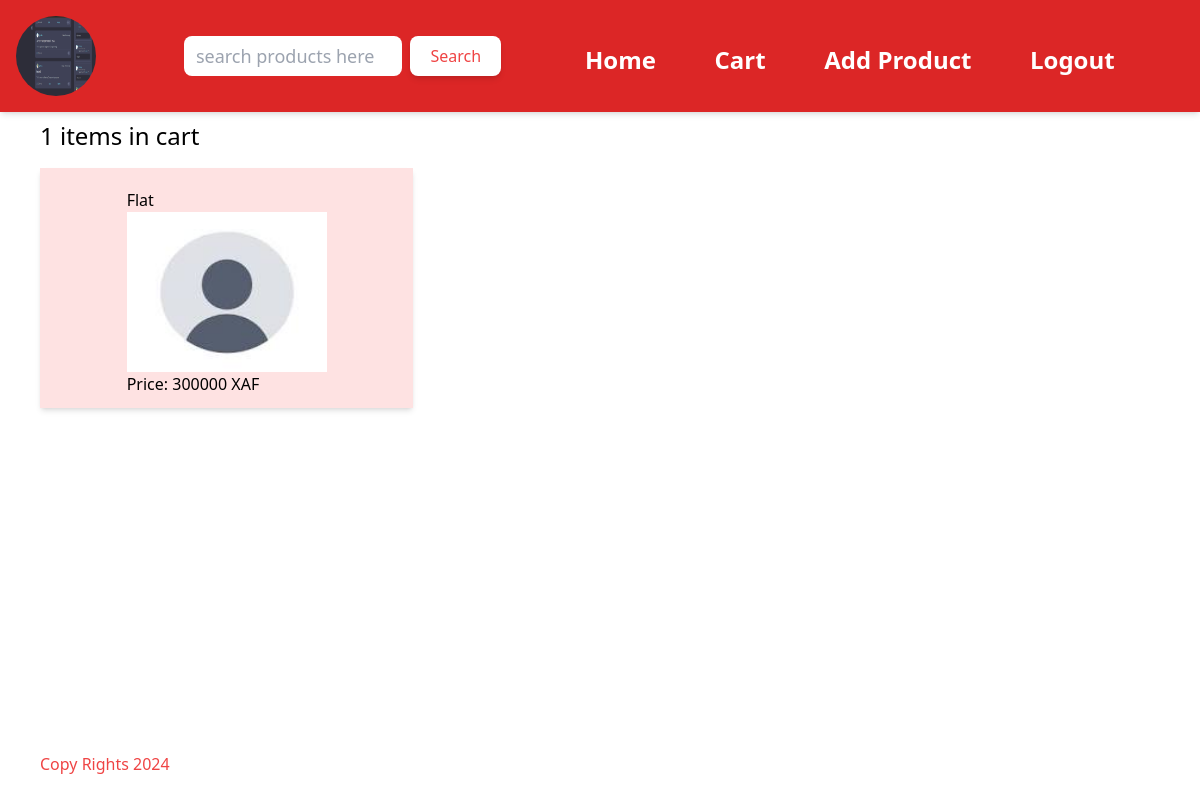
The app's page /cart (signed in), older data.
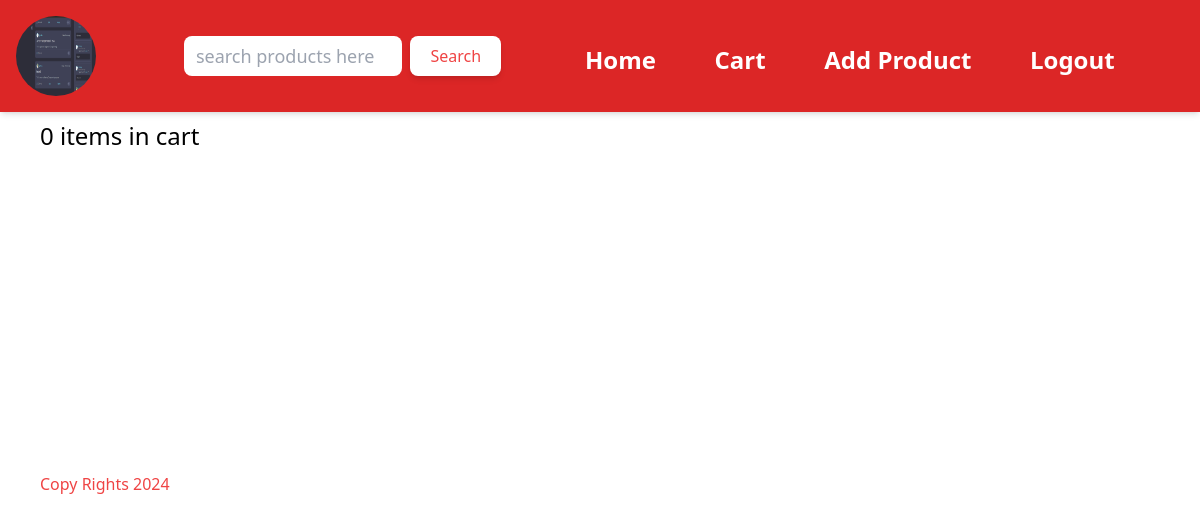
The same page, newer data.
### shop/models.py (models this page shows, shortened)
class Cart(models.Model):
    user = models.ForeignKey(User, on_delete=models.CASCADE)
    product = models.ForeignKey(Product, on_delete=models.CASCADE)
    updated = models.DateTimeField(auto_now=True)
    created = models.DateTimeField(auto_now_add=True)
    class Meta:
        ordering = ['-updated','-created']

class Product(models.Model):
    name = models.CharField(max_length=200)
    description = models.TextField(null=True)
    image = models.ImageField(upload_to="images", null=True)
    price = models.PositiveIntegerField()
    seller = models.ForeignKey(User, on_delete=models.CASCADE)
    category = models.ForeignKey(Category, on_delete=models.CASCADE)
    updated = models.DateTimeField(auto_now=True)
    created = models.DateTimeField(auto_now_add=True)
    class Meta:
        ordering = ['-updated','-created']

### shop/views.py (the view)
# urls.py: path('cart', views.viewCart, name="cart"),
@login_required(login_url='login')
def viewCart(request):
    cart = Cart.objects.filter(user = request.user)
    context = {'cart':cart}
    return render(request, 'shop/cart.html', context)

### shop/templates/shop/cart.html
{% extends 'shop/main.html' %}
{% block content %}
<main class="mt-32 md:mt-20">
    <div>
        <h3 class="text-2xl font-medium">{{cart.count}} items in cart</h3>
    </div>
    <div>
        {% for item in cart %}
        <a href="{% url 'product-details' item.product.id %}"class="shadow-md bg-red-100 mt-4 flex justify-center items-center md:w-1/3" >
            <div class=" p-5 h-60 w-60 ">
                <p class="font-medium"> {{item.product.name|capfirst}}</p>
                <img src="{{item.product.image.url}}" alt="Product image"  class=" w-full md:w-[300px] h-[80%]"/>
                <p>Price: {{item.product.price}} XAF</p>
            </div>
        </a>
        <br>
        {% endfor %}
    </div>
</main>
{% endblock %}

Row changes from the older to the newer data that the page shows:
removed Cart: product.name "Flat", product.image (picture), product.price "300000"
Text that changed along with them:
{{ cart.count }}: "1" → "0"
